Frame 1 (no input): blank canvas, image omitted
Frame 60 (the mouse pressed at the canvas centre just before this capture): blank canvas, image omitted
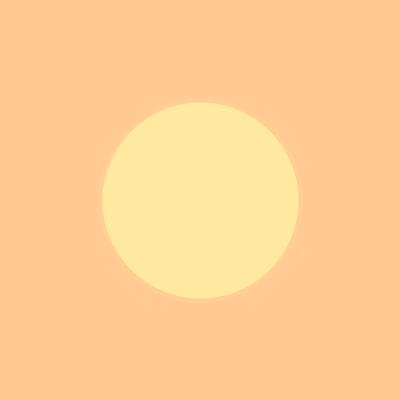
Frame 120 (the mouse held since frame 60 and released just before this capture)

The Processing sketch whose frames 1 and 60 were blank and that drew this single picture after the mouse press (run headless with seeded random() and noise(); from frame 60 on, the mouse is pressed at the canvas centre):

// Processing sketch: processing_140423
// ── processing_140423.pde

// base example for color experiments
// AW, March 2014

color c1;          //filling
color c2;          //background
color c3;          //stroke

void setup() {
  colorMode(HSB, 360, 100, 100);
  background(color((int) random(25, 35), 42, 100));
  size(400,400);
  strokeWeight(4);  
}

void draw() {
  defineColors();
  fill(c1);
  stroke(c3);
  ellipse(mouseX, mouseY, abs(mouseX-pmouseX), abs(mouseX-pmouseX));
}
  
void defineColors() {
   /*//Cup Cake, RGB
   c1 = color(255, 226, 161);
   c2 = color(232, 192, 135);
   c3 = color(255, 195, 148);
   */
   
   //Cup Cake, HSB
   c1 = color((int) random(30,50), 37, 100);
   c2 = color((int) random(20, 60), 42, 91);
   c3 = color((int) random(25, 35), 42, 100);
   
}
